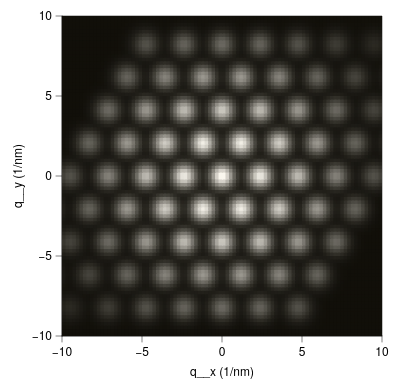

Vega-Lite specification stored for this chart:
### Vega-Lite specification from a JSON file in a GitHub repository (floating-point values rounded to 4 significant figures; data arrays with more than 128 entries replaced by an {"elided": "..."} marker saying what was removed)
{"background": null, "config": {"arc": {"fill": "#DBDBDB", "fillOpacity": 1.0, "innerRadius": 40.0, "padAngle": 0.03, "stroke": "black", "strokeOpacity": 1, "strokeWidth": 0.25}, "area": {"fill": "#DBDBDB", "fillOpacity": 1.0, "stroke": "black", "strokeOpacity": 1, "strokeWidth": 0.25}, "axis": {"domain": true, "domainCap": "round", "domainColor": "black", "domainWidth": 0.25, "grid": false, "gridCap": "round", "gridColor": "#F1F1F1", "gridDash": [0, 0], "gridOpacity": 1.0, "gridWidth": 0.25, "labelColor": "black", "labelFont": "Helvetica Neue, HelveticaNeue, Helvetica, Arial, sans-serif", "labelFontSize": 6, "labelFontStyle": "normal", "labelFontWeight": 400, "offset": 0, "ticks": true, "tickCap": "round", "tickColor": "black", "tickRound": false, "tickSize": 3.0, "tickWidth": 0.25, "titleColor": "black", "titleFont": "Helvetica Neue, HelveticaNeue, Helvetica, Arial, sans-serif", "titleFontSize": 6, "titleFontStyle": "normal", "titleFontWeight": 400}, "axisX": {"domain": true, "labelAlign": "center", "labelAngle": 0, "labels": true, "ticks": true, "translate": 0}, "axisY": {"domain": true, "labelAlign": "right", "labelAngle": 0, "labels": true, "ticks": true, "translate": 0}, "axisRight": {"domain": true, "labelAlign": "left", "labelAngle": 0, "labels": true, "ticks": true, "translate": 0}, "axisTop": {"domain": true, "labelAlign": "center", "labelAngle": 0, "labels": true, "ticks": true, "translate": 0}, "axisBand": {"tickOffset": 0}, "bar": {"fill": "#DBDBDB", "fillOpacity": 1.0, "stroke": "black", "strokeOpacity": 1, "strokeWidth": 0.25}, "boxplot": {"size": 14.4, "ticks": {"cornerRadius": 0.25, "fill": "black", "opacity": 1, "size": 7.2, "thickness": 0.25}, "box": {"fillOpacity": 1.0, "stroke": "black", "strokeOpacity": 1, "strokeWidth": 0.25}, "median": {"cornerRadius": 0, "fill": "black", "fillOpacity": 1.0, "opacity": 1, "size": 14.4, "thickness": 0.25}, "rule": {"fill": "black", "fillOpacity": 1.0, "size": 16.0, "stroke": "black", "strokeDash": [0, 0], "strokeOpacity": 1, "strokeWidth": 0.25}, "outliers": {"color": "black", "fill": "black", "fillOpacity": 1.0, "size": 0, "stroke": "black", "strokeOpacity": 1, "strokeWidth": 0.25}}, "circle": {"fill": "black", "fillOpacity": 1.0, "size": 2.0, "stroke": null, "strokeOpacity": 1, "strokeWidth": 0.25}, "errorband": {"band": {"fillOpacity": 0.6, "stroke": null, "strokeWidth": 0.25, "strokeOpacity": 1}, "borders": {"opacity": 0, "strokeOpacity": 1, "strokeWidth": 0.25}}, "errorbar": {"opacity": 1, "rule": {"strokeDash": [0, 0], "strokeWidth": 0.25}, "ticks": {"color": "black", "cornerRadius": 0.125, "opacity": 1, "size": 9.6, "thickness": 0.25}, "thickness": 0.25}, "font": "Helvetica Neue, HelveticaNeue, Helvetica, Arial, sans-serif", "geoshape": {"fill": "#DBDBDB", "fillOpacity": 1.0, "stroke": "black", "strokeOpacity": 1, "strokeWidth": 0.25}, "header": {"labelColor": "black", "labelFont": "Helvetica Neue, HelveticaNeue, Helvetica, Arial, sans-serif", "labelFontSize": 6, "labelFontStyle": "normal", "labelFontWeight": 400, "titleColor": "black", "titleFont": "Helvetica Neue, HelveticaNeue, Helvetica, Arial, sans-serif", "titleFontSize": 6, "titleFontStyle": "normal", "titleFontWeight": 400, "titlePadding": 0}, "legend": {"disable": false, "offset": 4.5, "titlePadding": 4, "labelOffset": 2, "gradientLabelOffset": 2, "columnPadding": 4, "rowPadding": 2, "gradientThickness": 5, "gradientOpacity": 1.0, "gradientStrokeColor": "black", "gradientStrokeWidth": 0.25, "labelColor": "black", "labelFont": "Helvetica Neue, HelveticaNeue, Helvetica, Arial, sans-serif", "labelFontSize": 6, "labelFontStyle": "normal", "labelFontWeight": 400, "strokeColor": "black", "strokeWidth": 0, "symbolSize": 36, "symbolStrokeColor": "black", "symbolStrokeWidth": 0.25, "titleColor": "black", "titleFont": "Helvetica Neue, HelveticaNeue, Helvetica, Arial, sans-serif", "titleFontSize": 6, "titleFontStyle": "normal", "titleFontWeight": 400}, "line": {"color": "black", "stroke": "black", "strokeCap": "butt", "strokeDash": [0, 0], "strokeOpacity": 1, "strokeWidth": 0.5}, "point": {"filled": true, "fill": "#DBDBDB", "fillOpacity": 1.0, "size": 8.0, "stroke": "black", "strokeOpacity": 1, "strokeWidth": 0.25}, "range": {"category": ["#9D9D9D", "#28287D", "#004225", "#47266F", "#00605D", "#DBDBDB", "#7983C1", "#6E927B", "#937FB4", "#699A97"], "diverging": {"scheme": ["#4F4265", "#6A5C82", "#85789D", "#A196B7", "#BDB5CE", "#D8D6DD", "#F6F6F6", "#CED8D7", "#9DBFBD", "#75A3A0", "#518683", "#326967", "#164D4B"]}, "heatmap": {"scheme": ["#110F09", "#22201A", "#34322B", "#47453E", "#5B5951", "#706D66", "#86837B", "#9C9991", "#B2AFA7", "#CAC7BE", "#E1DED6", "#FAF7EE"]}, "ordinal": {"scheme": ["#F1F1F1", "#DBDBDB", "#C6C6C6", "#B2B2B2", "#9D9D9D", "#898989", "#767676", "#636363", "#515151", "#404040", "#2F2F2F", "#1F1F1F"]}, "ramp": {"scheme": ["#440154", "#472270", "#433E82", "#38598C", "#2C728E", "#238A8D", "#24A086", "#39B578", "#5DC862", "#96D646", "#CAE02D", "#FDE724"]}}, "rule": {"color": "black", "stroke": "black", "strokeCap": "round", "strokeDash": [2, 2], "strokeOpacity": 1, "strokeWidth": 0.25}, "scale": {"barBandPaddingInner": 0.1, "rectBandPaddingInner": 0, "tickBandPaddingInner": 0.1, "bandPaddingOuter": 0.1, "bandWithNestedOffsetPaddingInner": 0.2, "bandWithNestedOffsetPaddingOuter": 0.2, "offsetBandPaddingInner": 0, "offsetBandPaddingOuter": 0, "round": false}, "rect": {"fill": "#DBDBDB", "fillOpacity": 1.0, "stroke": "black", "strokeOpacity": 1, "strokeWidth": 0.25}, "square": {"fill": "#DBDBDB", "fillOpacity": 1.0, "size": 16.0, "stroke": "black", "strokeOpacity": 1, "strokeWidth": 0.25}, "text": {"color": "black", "font": "Helvetica Neue, HelveticaNeue, Helvetica, Arial, sans-serif", "fontSize": 6, "fontStyle": "normal", "fontWeight": 400}, "tick": {"color": "black", "cornerRadius": 0.125, "opacity": 1.0, "size": 14.4, "thickness": 0.25}, "title": {"anchor": "middle", "frame": "group", "color": "black", "font": "Helvetica Neue, HelveticaNeue, Helvetica, Arial, sans-serif", "fontSize": 6, "fontStyle": "normal", "fontWeight": 400, "subtitleColor": "black", "subtitleFont": "Helvetica Neue, HelveticaNeue, Helvetica, Arial, sans-serif", "subtitleFontSize": 6, "subtitleFontStyle": "normal", "subtitleFontWeight": 400}, "trail": {"color": "black", "opacity": 1, "size": 0.5}, "view": {"continuousWidth": 160, "continuousHeight": 160, "discreteWidth": 160, "discreteHeight": 160, "fill": null, "stroke": "black", "strokeWidth": 0.25}}, "data": {"name": "data-65c2759bbe32702c2aa5c2d7ff971fdd"}, "mark": {"type": "rect", "clip": true, "stroke": null}, "encoding": {"color": {"field": "I", "legend": null, "title": null, "type": "quantitative"}, "x": {"field": "x0", "scale": {"domain": [-10.0, 10.0], "nice": false}, "title": "q__x (1/nm)", "type": "quantitative"}, "x2": {"field": "x1"}, "y": {"field": "y0", "scale": {"domain": [-10.0, 10.0], "nice": false}, "title": "q__y (1/nm)", "type": "quantitative"}, "y2": {"field": "y1"}}, "$schema": "https://vega.github.io/schema/vega-lite/v6.4.1.json", "datasets": {"data-65c2759bbe32702c2aa5c2d7ff971fdd": {"elided": "8464 records"}}}
